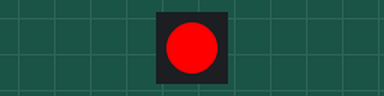
This sketch was run on a simulated ESP32. Parts: 1 RGB LEDs in strip order, left to right.

Above: at 0.5 s.
At 1.5 s:
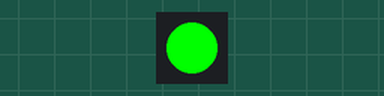
At 5.5 s:
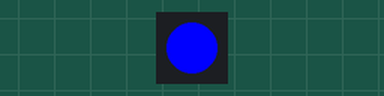
Timing chart, 0 to 6.9 s (numbered marks = the images above):
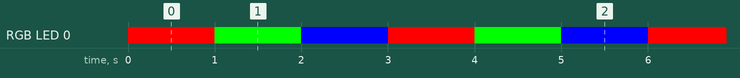

The sketch:

blink.ino
```cpp
#include <Adafruit_NeoPixel.h>

#define LED_PIN 48
#define NUM_LEDS 1

Adafruit_NeoPixel pixel(NUM_LEDS, LED_PIN, NEO_GRB + NEO_KHZ800);

void setup() {
  pixel.begin();
  pixel.clear();
  pixel.show();
}

void loop() {
  pixel.setPixelColor(0, pixel.Color(255, 0, 0)); // Red
  pixel.show();
  delay(1000);

  pixel.setPixelColor(0, pixel.Color(0, 255, 0)); // Green
  pixel.show();
  delay(1000);

  pixel.setPixelColor(0, pixel.Color(0, 0, 255)); // Blue
  pixel.show();
  delay(1000);
}
```

Measured:
- by itself, RGB LED 0: repeats every 3.0 s: RGB(0, 255, 0) 1.0 s, RGB(0, 0, 255) 1.0 s, RGB(255, 0, 0) 1.0 s
- by itself, everything shown: repeats every 3.0 s, in 3 steps
